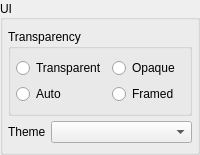
               <widget class="QGroupBox" name="configBoxUI">
                <property name="title">
                 <string>UI</string>
                </property>
                <property name="alignment">
                 <set>Qt::AlignLeading|Qt::AlignLeft|Qt::AlignVCenter</set>
                </property>
                <layout class="QVBoxLayout" name="verticalLayout_6">
                 <property name="spacing">
                  <number>5</number>
                 </property>
                 <property name="leftMargin">
                  <number>5</number>
                 </property>
                 <property name="topMargin">
                  <number>9</number>
                 </property>
                 <property name="rightMargin">
                  <number>5</number>
                 </property>
                 <property name="bottomMargin">
                  <number>9</number>
                 </property>
                 <item>
                  <widget class="QGroupBox" name="configBoxTransparency">
                   <property name="title">
                    <string>Transparency</string>
                   </property>
                   <layout class="QGridLayout" name="gridLayout_2">
                    <property name="leftMargin">
                     <number>5</number>
                    </property>
                    <property name="topMargin">
                     <number>9</number>
                    </property>
                    <property name="rightMargin">
                     <number>5</number>
                    </property>
                    <property name="bottomMargin">
                     <number>9</number>
                    </property>
                    <property name="horizontalSpacing">
                     <number>5</number>
                    </property>
                    <item row="1" column="0">
                     <widget class="QRadioButton" name="configRadioAuto">
                      <property name="toolTip">
                       <string>Auto: Deck/Hand tabs will be
transparent during a game</string>
                      </property>
                      <property name="text">
                       <string>Auto</string>
                      </property>
                     </widget>
                    </item>
                    <item row="0" column="0">
                     <widget class="QRadioButton" name="configRadioTransparent">
                      <property name="toolTip">
                       <string>Transparent</string>
                      </property>
                      <property name="text">
                       <string>Transparent</string>
                      </property>
                     </widget>
                    </item>
                    <item row="0" column="1">
                     <widget class="QRadioButton" name="configRadioOpaque">
                      <property name="toolTip">
                       <string>Opaque</string>
                      </property>
                      <property name="text">
                       <string>Opaque</string>
                      </property>
                     </widget>
                    </item>
                    <item row="1" column="1">
                     <widget class="QRadioButton" name="configRadioFramed">
                      <property name="toolTip">
                       <string>Framed: Show window frames which makes streaming with OBS easier.
Changing to/from Framed need a restart to fully take effective.</string>
                      </property>
                      <property name="text">
                       <string>Framed</string>
                      </property>
                     </widget>
                    </item>
                   </layout>
                  </widget>
                 </item>
                 <item>
                  <layout class="QHBoxLayout" name="horizontalLayout_2">
                   <item>
                    <widget class="QLabel" name="configLabelTheme">
                     <property name="text">
                      <string>Theme</string>
                     </property>
                    </widget>
                   </item>
                   <item>
                    <widget class="QComboBox" name="configComboTheme">
                     <property name="sizePolicy">
                      <sizepolicy hsizetype="Expanding" vsizetype="Fixed">
                       <horstretch>0</horstretch>
                       <verstretch>0</verstretch>
                      </sizepolicy>
                     </property>
                    </widget>
                   </item>
                  </layout>
                 </item>
                </layout>
               </widget>
